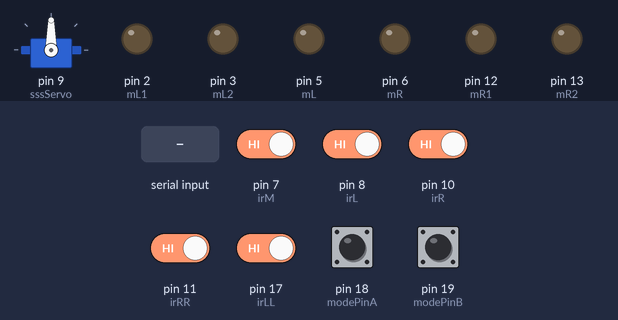
Bench run of a sketch on a simulated Arduino Uno, built with avr-gcc and run on an emulated ATmega328P. Parts: servo, output pins drawn as LEDs (lit = HIGH). Inputs (shaded band) come from the test bench; at power-on: pin 7 (irM), pin 8 (irL), pin 10 (irR), pin 11 (irRR), pin 17 (irLL), pin 18 (modePinA), pin 19 (modePinB) HIGH.

Above: at 1.2 s.
1.3 s: "1\n" received over Serial
At 2.5 s:
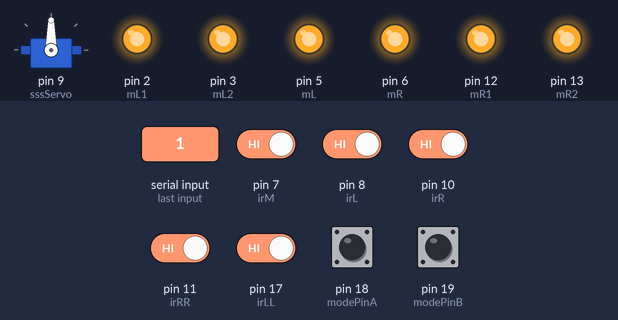
2.8 s: "7\n" received over Serial
At 4.5 s:
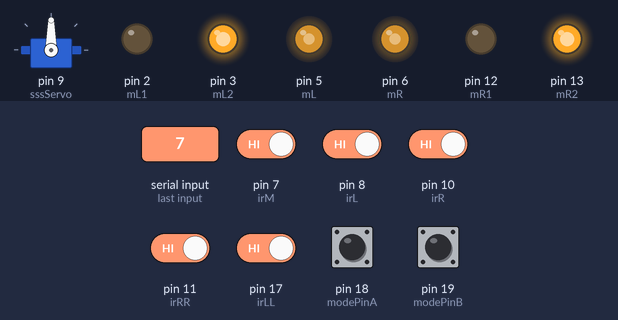
5.3 s: "6\n" received over Serial
At 7.5 s:
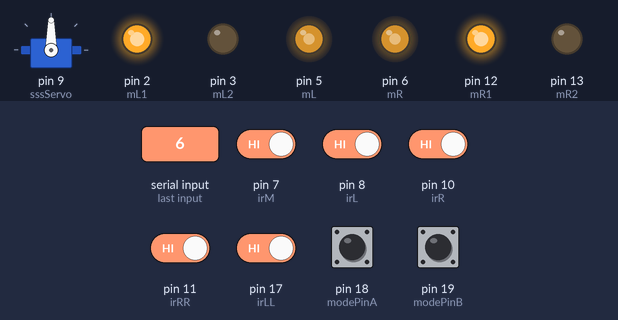
7.8 s: "3\n" received over Serial
At 9.6 s:
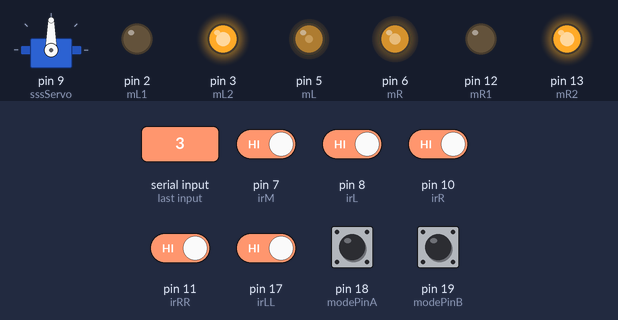
Timing chart, 0 to 11.8 s (numbered marks = the images above; inputs shaded):
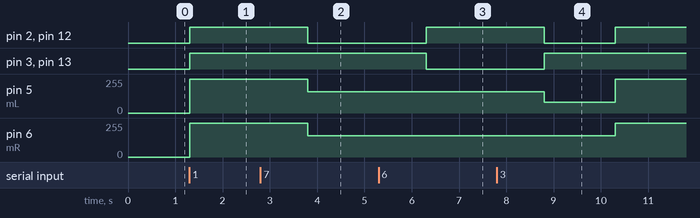

Measured:
- after the input at 1.3 s, pin 2 (mL1), pin 3 (mL2), pin 12 (mR1), pin 13 (mR2): LOW → HIGH at once; pin 5 (mL), pin 6 (mR): 0/255 → 255/255 at once
- after the input at 2.8 s, pin 2 (mL1), pin 12 (mR1): HIGH → LOW after 1.0 s; pin 5 (mL), pin 6 (mR): 255/255 → 160/255 after 1.0 s
- after the input at 5.3 s, pin 3 (mL2), pin 13 (mR2): HIGH → LOW after 1.0 s; pin 5 (mL), pin 6 (mR): stays 160/255 (without the input it goes to 255/255 after 1.0 s)
- after the input at 7.8 s, pin 2 (mL1), pin 12 (mR1): HIGH → LOW after 1.0 s, → HIGH 1.5 s later; pin 5 (mL): 160/255 → 80/255 after 1.0 s, → 255/255 1.5 s later; pin 6 (mR): 160/255 → 255/255 after 2.5 s instead of 1.0 s

The sketch:

XingHuo.ino
```cpp
#include "function.h"
void setup() {
    sssServo.attach(9);
    sssServo.write(90);

    //设定各个引脚的输入输出
    pinMode(irL, INPUT);
    pinMode(irM, INPUT);
    pinMode(irR, INPUT);
    pinMode(irRR, INPUT);
    pinMode(irLL, INPUT);
    pinMode(lidar, INPUT);
    pinMode(mL1, OUTPUT);
    pinMode(mL2, OUTPUT);
    pinMode(mR1, OUTPUT);
    pinMode(mR2, OUTPUT);
    delay(15);  // For sssServo, 舵机准备需要时间
    mode = detectMode();
    irsScan();
    Serial.begin(9600); //串口波特率9600（手机端使用）
}

void loop() {
reve();
}
```

function.h
```cpp
//星火杯小车,191015开始,modified at 20211104 by decsnow

//sss => Super Sonic Sensor
//irs => InfraRed Sensor

#include <Servo.h>
//#define debug
Servo sssServo;                                              //sssServo => D9
short int irL = 8, irM = 7, irR = 10, irLL = 17, irRR = 11;  //17 - A3
short int sssL = 15, sssF = 14, sssR = 16;                   //14 - A0  15 - A1  16 - A2
short int mL1 = 2, mL2 = 3, mR1 = 12, mR2 = 13;
short int mL = 5, mR = 6;
short int lS = 160, rS = 160;
bool irS[5];                             //IR Sensor
double sssS[7];                          //Super Sonic Sensor Scan
short int mode = 1;                      //1: 循迹 0: 魔术手 2:自动避障
short int modePinA = 18, modePinB = 19;  //18 - A4  19 - A5
short int lidar = 14; //激光雷达结果输入口
short int scansign = 11;//开始扫描输出


/**
 * 读取超声波传感器数据
 */
double sssRead(int sssPin) {
    float distance = 0;
    pinMode(sssPin, OUTPUT);
    digitalWrite(sssPin, LOW);
    delayMicroseconds(2);
    digitalWrite(sssPin, HIGH);
    delayMicroseconds(10);
    digitalWrite(sssPin, LOW);
    pinMode(sssPin, INPUT);
    distance = pulseIn(sssPin, HIGH) / 58.00;
    delay(40);
    if (distance >= 80)  // 受限于这个传感器的精度与原理, 太远的距离没有实际意义
        distance = 80;
    return distance;
}

/**
 * 检测工作模式
 */
int detectMode() {
    pinMode(modePinA, INPUT_PULLUP);
    pinMode(modePinB, INPUT_PULLUP);
    if (digitalRead(modePinA) && digitalRead(modePinB))  //A+ B+
        return 1;
    else if (digitalRead(modePinA) && !digitalRead(modePinB))  //A+ B-
        return 0;
    else
        return 2;
}

/**.
 * 读取三次超声波传感器数据并取平均值
 */
double sssDist(int pin) {
    double result = 0;
    result += sssRead(pin);
    result += sssRead(pin);
    result += sssRead(pin);

    return result / 3;
}

/**
 * 前置超声波传感器进行扇形扫描
 */
void sssScanAll() {
    sssServo.write(30);
    delay(100);
    sssS[0] = sssDist(sssF);

    sssServo.write(50);
    delay(100);
    sssS[1] = sssDist(sssF);

    sssServo.write(70);
    delay(100);
    sssS[2] = sssDist(sssF);

    sssServo.write(90);
    delay(100);
    sssS[3] = sssDist(sssF);

    sssServo.write(110);
    delay(100);
    sssS[4] = sssDist(sssF);

    sssServo.write(130);
    delay(100);
    sssS[5] = sssDist(sssF);

    sssServo.write(150);
    delay(100);
    sssS[6] = sssDist(sssF);

    //回正到正前方
    sssServo.write(90);
}

void sssScanFwd() {
    sssServo.write(90);
    delay(10);
    sssS[3] = sssDist(sssF);
}

/**
 * 前进
 */
void moveFwd() {
    digitalWrite(mL1, LOW);
    digitalWrite(mL2, HIGH);
    digitalWrite(mR1, LOW);
    digitalWrite(mR2, HIGH);
    analogWrite(mL, lS);
    analogWrite(mR, rS);
}

/**
 * 左转
 */
void moveLeft() {
    digitalWrite(mL1, HIGH);
    digitalWrite(mL2, LOW);
    digitalWrite(mR1, LOW);
    digitalWrite(mR2, HIGH);
    analogWrite(mL, 150);
    analogWrite(mR, 230);
}

/**
 * 右转
 */
void moveRight() {
    digitalWrite(mL1, LOW);
    digitalWrite(mL2, HIGH);
    digitalWrite(mR1, HIGH);
    digitalWrite(mR2, LOW);
    analogWrite(mL, 230);
    analogWrite(mR, 150);
}

/**
 * 停止
 */
void moveStop() {
    digitalWrite(mL1, HIGH);
    digitalWrite(mL2, HIGH);
    digitalWrite(mR1, HIGH);
    digitalWrite(mR2, HIGH);
    analogWrite(mL, 255);
    analogWrite(mR, 255);
}

/**
 * 后退
 */
void moveBack() {
    digitalWrite(mL1, HIGH);
    digitalWrite(mL2, LOW);
    digitalWrite(mR1, HIGH);
    digitalWrite(mR2, LOW);
    analogWrite(mL, lS);
    analogWrite(mR, rS);
}

void swingLeft() {
    digitalWrite(mL1, LOW);
    digitalWrite(mL2, HIGH);
    digitalWrite(mR1, LOW);
    digitalWrite(mR2, HIGH);
    analogWrite(mL, lS / 2);
    analogWrite(mR, rS);
}

void swingRight() {
    digitalWrite(mL1, LOW);
    digitalWrite(mL2, HIGH);
    digitalWrite(mR1, LOW);
    digitalWrite(mR2, HIGH);
    analogWrite(mL, lS);
    analogWrite(mR, rS / 2);
}

/**
 * 前置红外扫描
 */
void irsScan() {
    irS[0] = digitalRead(irLL);
    irS[1] = digitalRead(irL);
    irS[2] = digitalRead(irM);
    irS[3] = digitalRead(irR);
    irS[4] = digitalRead(irRR);
}

/**
 * 根据红外传感器的数据进行移动
 */
int move_IR() {
    // 1 - line down; 若下方有线则为 1
    // 面对车尾, 从左到右红外传感器编号为 0~5
    if (irS[1] == 0 && irS[2] == 1 && irS[3] == 0) {  // 仅中间 (即正下方) 有线
        moveFwd();
        return 0;
    } else if (irS[1] == 1 && irS[3] == 0) {  // 左侧有线, 右侧无
        moveLeft();
    } else if (irS[1] == 0 && irS[3] == 1) {  // 右侧有线, 左侧无
        moveRight();
    } else if (irS[0] + irS[1] < irS[2] + irS[3] + irS[4]) {  // 右侧比左侧多, 且不在正下方, 说明可能出界
        moveBack();                                           // 回退
        delay(5);
        moveStop();
        delay(50);
        irS[2] = irS[1] = irS[3] = 0;
        moveRight();
        irS[2] = 0;
        while (!irS[2]) {  // 一直向右转直到正下方有线结束
            moveRight();
            delay(25);
            irsScan();
            if (irS[2])
                break;
        }
        return 0;
    } else if (irS[3] + irS[4] < irS[0] + irS[1] + irS[2]) {  // 类似上边
        moveBack();
        delay(5);
        moveStop();
        delay(50);
        irsScan();
        moveLeft();
        irS[2] = 0;
        while (!irS[2]) {
            moveLeft();
            delay(25);
            irsScan();
            if (irS[2])
                break;
        }
        return 0;
    } else if (irS[0] == 1 && irS[1] == 1 && irS[2] == 1 && irS[3] == 1 && irS[4] == 1) {  // 下方横线, 说明到终点了
        moveBack();
        delay(20);
        moveStop();
        for (;;) {
            delay(1);
        }
        return 0;
    }
    return 0;
}

/**
 * 魔术手, 即保持与手的距离固定, 并跟随移动
 */
void magicHand() {
    double distF, distCurr;
    while ((distF = sssDist(sssF) >= 25)) {
        ;
    }
    distF = sssDist(sssF);  // 获取手的距离
    // DEBUG
    // distF = 30;
    distCurr = sssDist(sssF);
    while (1) {
        distCurr = sssDist(sssF);
        // 当手的距离离得过近的时候, 由于超声波传感器的特性, 获取到的距离可能是无穷大
        // 所以此时停止 (不管是真的离得太远还是太近)
        if (distCurr >= 80 || abs(distCurr - distF) <= 6) {
            moveStop();
            continue;
        }
        if (distCurr - distF > 5)
            moveFwd();
        if (distF - distCurr > 1)
            moveBack();
    }
}

/**
 * 忘了是干啥的了...没用到
 */
void followSide(bool side) {
    int sPin;
    double distSide;
    double distCurr;
    if (side) {
        sPin = sssL;
        distSide = sssDist(sPin);
        while (irS[2] == 0) {
            distCurr = sssRead(sPin);
            if (distCurr - distSide > 5) {
                moveLeft();
                delay(10);
            }
            if (distSide - distCurr > 1) {
                moveRight();
                delay(10);
            }
            moveFwd();
            delay(100);
            irsScan();
        }
    } else {
        sPin = sssR;
        distSide = sssDist(sPin);
        while (irS[2] == 0) {
            distCurr = sssRead(sPin);
            if (distCurr - distSide > 5) {
                moveRight();
                delay(10);
            }
            if (distSide - distCurr > 1) {
                moveLeft();
                delay(10);
            }
            moveFwd();
            delay(100);
            irsScan();
        }
    }
}

/**
 * 自动移动+避障
 * 就是走到快撞墙再转向的那种
 */
void freeRide() {
S:
    double distFront = sssRead(sssF);
    bool dir = 1;  //0 => 左  1 => 右

    if (distFront <= 40) {
        moveStop();
        delay(100);
        sssScanAll();
        if (sssS[3] > 40)
            goto A;
        if (sssS[3] <= 10) {
            moveBack();
            delay(800);
            goto S;
        }
        if (sssS[0] + sssS[1] + sssS[2] < sssS[4] + sssS[5] + sssS[6])
            dir = 1;
        else
            dir = 0;
        if (dir) {
            moveRight();
            delay(900);
        } else {
            moveLeft();
            delay(900);
        }
        moveFwd();
        delay(100);
    }
A:;
}

/**
 * 激光雷达急停
 * 激光雷达检测到目标后小车停止
 */
void LidarStop() {
  if (digitalRead(lidar)){
    moveStop();
    }
  }

void firescan(){
  digitalWrite(scansign,LOW);
  delay(500);
  digitalWrite(scansign,HIGH);
  delay(500);
  digitalWrite(scansign,LOW);
  }

/**
 * 蓝牙操控模块
 */
int receive;

void reve(void)
{
          receive=Serial.parseInt();
       if(receive==7)     {moveFwd()         ;delay(2500);moveStop();}//前进
  else if(receive==6)     {moveBack()        ;delay(2500);moveStop();}//后退
  else if(receive==1)     {moveStop()        ;delay(2500);moveStop();}//停车
  else if(receive==3)     {swingLeft()       ;delay(1500);moveStop();}//左前
  else if(receive==2)     {swingRight()      ;delay(1500);moveStop();}//右前
  else if(receive==5)     {moveStop()        ;delay(2500);moveStop();}//左后(null)
  else if(receive==4)     {moveStop()        ;delay(2500);moveStop();}//右后(null)
  else if(receive==8)     {moveLeft()        ;delay(1000);moveStop();}//原地左
  else if(receive==9)     {moveLeft()        ;delay(1000);moveStop();}//原地右
  else if(receive==10)    {firescan()        ;delay(1000);moveStop();}
}
```
